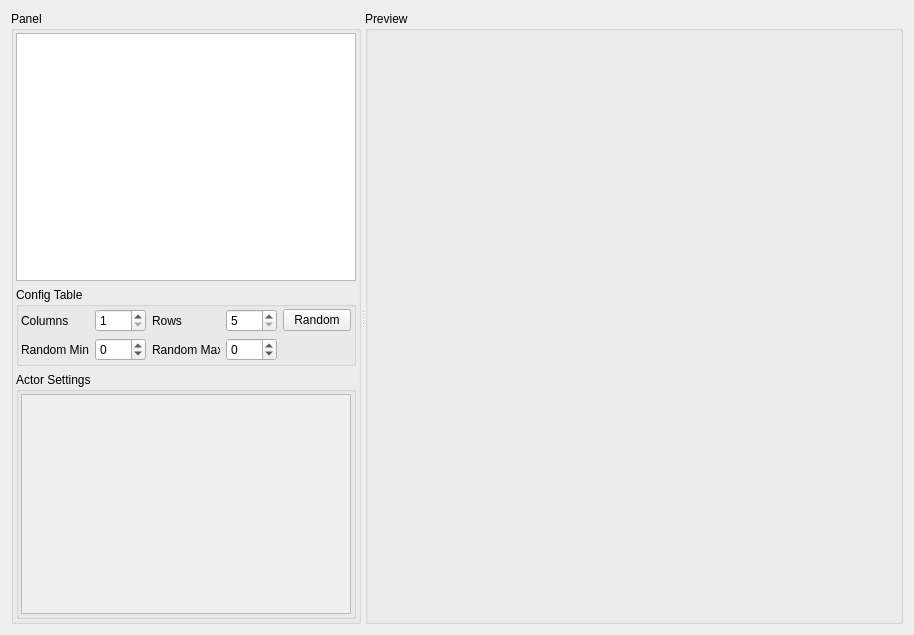
<?xml version="1.0" encoding="UTF-8"?>
<ui version="4.0">
 <class>PlotActorWindow</class>
 <widget class="QWidget" name="PlotActorWindow">
  <property name="geometry">
   <rect>
    <x>0</x>
    <y>0</y>
    <width>914</width>
    <height>635</height>
   </rect>
  </property>
  <property name="windowTitle">
   <string>Form</string>
  </property>
  <layout class="QGridLayout" name="gridLayout">
   <item row="0" column="0">
    <widget class="QSplitter" name="splitter">
     <property name="orientation">
      <enum>Qt::Horizontal</enum>
     </property>
     <widget class="QGroupBox" name="groupBox">
      <property name="maximumSize">
       <size>
        <width>350</width>
        <height>16777215</height>
       </size>
      </property>
      <property name="title">
       <string>Panel</string>
      </property>
      <layout class="QGridLayout" name="gridLayout_2">
       <property name="leftMargin">
        <number>2</number>
       </property>
       <property name="topMargin">
        <number>2</number>
       </property>
       <property name="rightMargin">
        <number>2</number>
       </property>
       <property name="bottomMargin">
        <number>2</number>
       </property>
       <property name="horizontalSpacing">
        <number>6</number>
       </property>
       <item row="0" column="1">
        <layout class="QGridLayout" name="gridLayout_4">
         <item row="3" column="0">
          <widget class="QGroupBox" name="groupBox_3">
           <property name="title">
            <string>Actor Settings</string>
           </property>
           <layout class="QGridLayout" name="gridLayout_6">
            <property name="leftMargin">
             <number>2</number>
            </property>
            <property name="topMargin">
             <number>2</number>
            </property>
            <property name="rightMargin">
             <number>2</number>
            </property>
            <property name="bottomMargin">
             <number>2</number>
            </property>
            <item row="0" column="0">
             <layout class="QGridLayout" name="settingsLayout">
              <item row="0" column="0">
               <widget class="QScrollArea" name="settingsContainer">
                <property name="widgetResizable">
                 <bool>true</bool>
                </property>
                <widget class="QWidget" name="scrollAreaWidgetContents">
                 <property name="geometry">
                  <rect>
                   <x>0</x>
                   <y>0</y>
                   <width>332</width>
                   <height>236</height>
                  </rect>
                 </property>
                </widget>
               </widget>
              </item>
             </layout>
            </item>
           </layout>
          </widget>
         </item>
         <item row="0" column="0">
          <widget class="QTableView" name="dataTable">
           <property name="maximumSize">
            <size>
             <width>16777215</width>
             <height>16777215</height>
            </size>
           </property>
           <property name="alternatingRowColors">
            <bool>true</bool>
           </property>
          </widget>
         </item>
         <item row="2" column="0">
          <widget class="QGroupBox" name="groupBox_5">
           <property name="title">
            <string>Config Table</string>
           </property>
           <layout class="QGridLayout" name="gridLayout_7">
            <property name="leftMargin">
             <number>2</number>
            </property>
            <property name="topMargin">
             <number>2</number>
            </property>
            <property name="rightMargin">
             <number>2</number>
            </property>
            <property name="bottomMargin">
             <number>2</number>
            </property>
            <item row="0" column="0">
             <layout class="QGridLayout" name="gridLayout_5">
              <item row="0" column="2">
               <widget class="QLabel" name="label">
                <property name="text">
                 <string>Rows</string>
                </property>
               </widget>
              </item>
              <item row="0" column="0">
               <widget class="QLabel" name="label_2">
                <property name="text">
                 <string>Columns</string>
                </property>
               </widget>
              </item>
              <item row="0" column="3">
               <widget class="QSpinBox" name="rowsSpinBox">
                <property name="minimum">
                 <number>5</number>
                </property>
               </widget>
              </item>
              <item row="0" column="4">
               <widget class="QPushButton" name="randomButton">
                <property name="text">
                 <string>Random</string>
                </property>
               </widget>
              </item>
              <item row="0" column="1">
               <widget class="QSpinBox" name="colsSpinBox">
                <property name="minimum">
                 <number>1</number>
                </property>
               </widget>
              </item>
              <item row="1" column="0">
               <widget class="QLabel" name="label_3">
                <property name="text">
                 <string>Random Min</string>
                </property>
               </widget>
              </item>
              <item row="1" column="2">
               <widget class="QLabel" name="label_4">
                <property name="text">
                 <string>Random Max</string>
                </property>
               </widget>
              </item>
              <item row="1" column="1">
               <widget class="QSpinBox" name="minSpinBox">
                <property name="minimum">
                 <number>-100</number>
                </property>
                <property name="maximum">
                 <number>100</number>
                </property>
               </widget>
              </item>
              <item row="1" column="3">
               <widget class="QSpinBox" name="maxSpinBox">
                <property name="minimum">
                 <number>-100</number>
                </property>
                <property name="maximum">
                 <number>100</number>
                </property>
               </widget>
              </item>
             </layout>
            </item>
           </layout>
          </widget>
         </item>
        </layout>
       </item>
      </layout>
     </widget>
     <widget class="QGroupBox" name="groupBox_2">
      <property name="title">
       <string>Preview</string>
      </property>
      <layout class="QGridLayout" name="gridLayout_3">
       <item row="0" column="0">
        <layout class="QVBoxLayout" name="previewLayout"/>
       </item>
      </layout>
     </widget>
    </widget>
   </item>
  </layout>
 </widget>
 <resources/>
 <connections/>
</ui>
